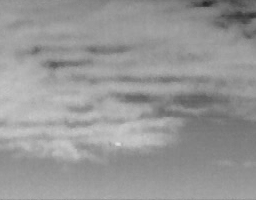
%> input picture algorithms/LogTFNN/images/1.bmp, 256 x 200 px
$ octave --eval "result = HOG_Saliency('../../../LogTFNN/images/1.bmp');"   (GNU Octave 9; MATLAB toolbox functions it lacks are replaced by stand-ins)
%> lines starting %> are read from the running program, lines starting %| are printed output that depends on the picture
function [out] = HOG_Saliency(img)
%> called with img = '../../../LogTFNN/images/1.bmp'
%UNTITLED 此处显示有关此函数的摘要
% A MATLAB realization on 'Infrared small target detection based on saliency
% and gradients difference measure', published on 'Optical and Quantum
% Electronics' 2020(52):151, DOI of which is
% https://doi.org/10.1007/s11082-020-2197-x
% Build 200707, by IraDei.

% convert input frame into double format
if(ischar(img))
    img = imread(img);
%> img is the input picture: size 200x256 uint8; min 36, max 221, mean 150.8
end
[imgR ,imgC, dimension]=size(img);
%> imgR = 200; imgC = 256; dimension = 1
if(dimension>2)
    img = rgb2gray(img);
    dimension = 1;
end

% Fourrier-transform input image into frequency salient map
img=double(img);
%> img: size 200x256 double

frr = fft2(img);
frr_sft = fftshift(frr);
f_mean_size = 3;    % mean filter size in frequency domain
A = abs(frr);   % frequency Amplitude
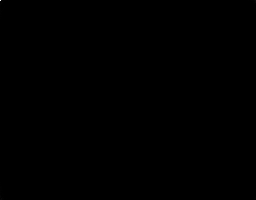
%> A: size 200x256 double; min 0.858, max 7718953, mean 950.5; drawn with min black and max white
L = log(A); % log of frequency Amplitude
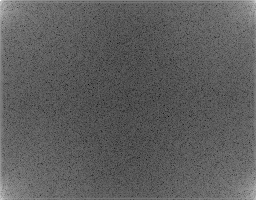
%> L: size 200x256 double; min -0.153, max 15.86, mean 5.76; drawn with min black and max white
P = log(angle(frr)*180/pi); % phase specturm of Fourrier trans
R = L - imfilter(L, fspecial('average', [f_mean_size, f_mean_size]));  % Frequency Saliency map
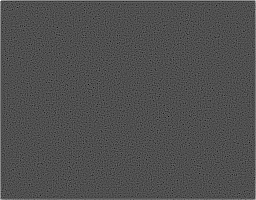
%> R: size 200x256 double; min -4.54, max 10.1, mean 0.0483; drawn with min black and max white

% Reconstruct spatial saliency with inverse conversion based on frequency
% map and phase spectrum.
% origin eq.6 given in 3.1 WRONGLY expressed spectral reconstruction with
% merging frequency salency into phase exponent term.
% spatial_saliency = ifft2(exp(R + 1i*P));
spatial_saliency = ifft2(abs(R).*exp(1i*angle(frr)));

sg_size = 3;    % spatial gaussian filter size
ssigma = 2.5;   % sigma of spatial gaussian filter
% square amplitude in reconstructed saliency map to highlight potential targets.
spatial_saliency_sqr = spatial_saliency.*spatial_saliency;
%> (the run ends here)

$ run again, on algorithms/LogTFNN/images/2.bmp
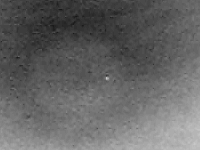
%> input picture algorithms/LogTFNN/images/2.bmp, 200 x 150 px
%> in HOG_Saliency, img is the input picture: size 150x200 uint8; min 23, max 204, mean 100.6
%> img: size 150x200 double
%> in HOG_Saliency, `L = log(A);`:
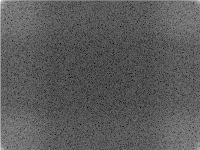
%> L: size 150x200 double; min 1.29, max 14.92, mean 6.18; drawn with min black and max white
%> in HOG_Saliency, `R = L - imfilter(L, fspecial('average', [f_mean_size, f_mean_size]));`:
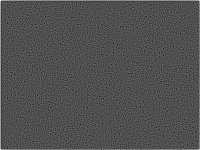
%> R: size 150x200 double; min -4.19, max 9.24, mean 0.0631; drawn with min black and max white
